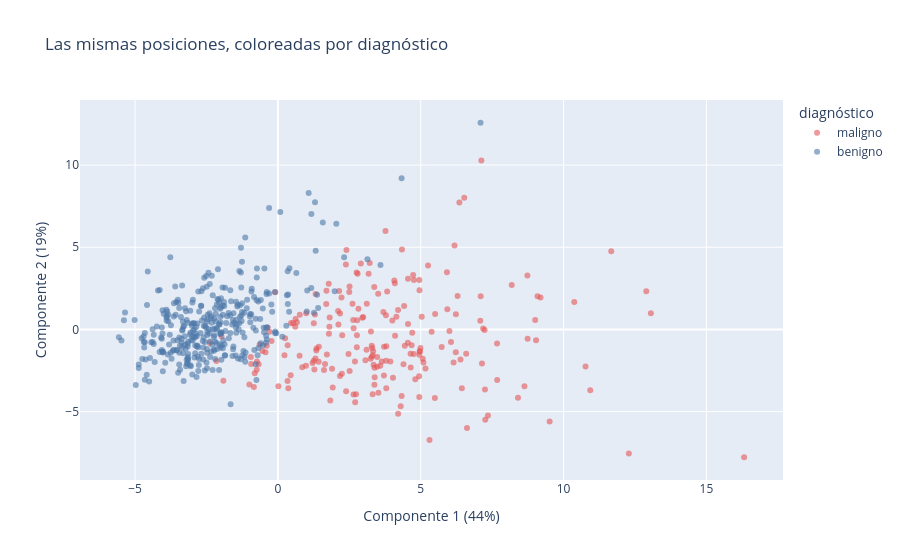

The notebook cell saved with this chart:
### Code cell
# Coloreado por diagnóstico (que PCA nunca vio): las zonas SON benigno/maligno
fig = px.scatter(x=Z[:, 0], y=Z[:, 1], color=diag, opacity=0.6,
                 color_discrete_map={'benigno': '#4C78A8', 'maligno': '#E45756'},
                 labels={'x': f'Componente 1 ({pve[0]:.0%})', 'y': f'Componente 2 ({pve[1]:.0%})', 'color': 'diagnóstico'},
                 title='Las mismas posiciones, coloreadas por diagnóstico')
fig.show()

### Figure 1 — Plotly figure (JSON) as saved in the notebook; plotly's stock layout.template omitted (floating-point values rounded to 4 significant figures; data arrays with more than 128 entries replaced by an {"elided": "..."} marker saying what was removed)
{"data": [{"hovertemplate": "diagnóstico=maligno<br>Componente 1 (44%)=%{x}<br>Componente 2 (19%)=%{y}<extra></extra>", "legendgroup": "maligno", "marker": {"color": "#E45756", "opacity": 0.6, "symbol": "circle"}, "mode": "markers", "name": "maligno", "orientation": "v", "showlegend": true, "type": "scatter", "x": {"elided": "212 float values"}, "xaxis": "x", "y": {"elided": "212 float values"}, "yaxis": "y"}, {"hovertemplate": "diagnóstico=benigno<br>Componente 1 (44%)=%{x}<br>Componente 2 (19%)=%{y}<extra></extra>", "legendgroup": "benigno", "marker": {"color": "#4C78A8", "opacity": 0.6, "symbol": "circle"}, "mode": "markers", "name": "benigno", "orientation": "v", "showlegend": true, "type": "scatter", "x": {"elided": "357 float values"}, "xaxis": "x", "y": {"elided": "357 float values"}, "yaxis": "y"}], "layout": {"legend": {"title": {"text": "diagnóstico"}, "tracegroupgap": 0}, "title": {"text": "Las mismas posiciones, coloreadas por diagnóstico"}, "xaxis": {"anchor": "y", "domain": [0.0, 1.0], "title": {"text": "Componente 1 (44%)"}}, "yaxis": {"anchor": "x", "domain": [0.0, 1.0], "title": {"text": "Componente 2 (19%)"}}}}
